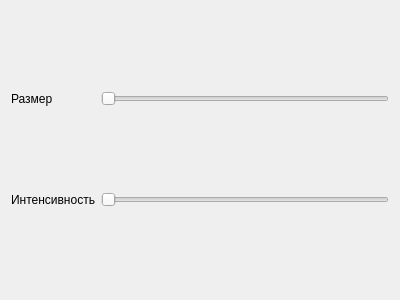
<?xml version="1.0" encoding="UTF-8"?>
<ui version="4.0">
 <class>Painter</class>
 <widget class="QWidget" name="Painter">
  <property name="geometry">
   <rect>
    <x>0</x>
    <y>0</y>
    <width>400</width>
    <height>300</height>
   </rect>
  </property>
  <property name="windowTitle">
   <string>Form</string>
  </property>
  <layout class="QGridLayout" name="gridLayout">
   <item row="1" column="0">
    <widget class="QLabel" name="label_2">
     <property name="text">
      <string>Интенсивность</string>
     </property>
    </widget>
   </item>
   <item row="0" column="0">
    <widget class="QLabel" name="label">
     <property name="text">
      <string>Размер</string>
     </property>
    </widget>
   </item>
   <item row="0" column="1">
    <widget class="QSlider" name="horizontalSlider">
     <property name="orientation">
      <enum>Qt::Horizontal</enum>
     </property>
    </widget>
   </item>
   <item row="1" column="1">
    <widget class="QSlider" name="horizontalSlider_2">
     <property name="orientation">
      <enum>Qt::Horizontal</enum>
     </property>
    </widget>
   </item>
  </layout>
 </widget>
 <resources/>
 <connections/>
</ui>
